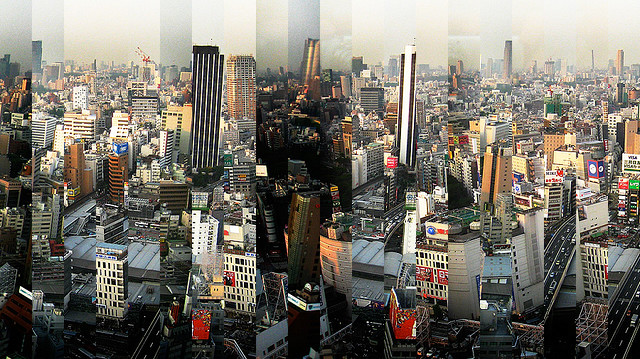
#> input picture tokyo-shredded.png, 640 x 359 px
$ python unshredder.py   (Python 2 division)
#> lines starting #> are read from the running program, lines starting #| are printed output that depends on the picture
#!/usr/bin/env python
# encoding: utf-8
"""
unshredder.py

Created by Arlo Carreon on 2011-11-14.
License: arlo.mit-license.org
"""

import sys
import os
import math
import Image

# ASSUMPTIONS -----
colWidth = 32
shredded_filename = 'tokyo-shredded.png'
unshredded_filename = 'unshredded.jpg'

# Image data
image = Image.open(shredded_filename)
#> image is the input picture: PIL image 640x359 RGBA; mean R, G, B, A 118.7, 114.3, 104.7, 255
data = image.getdata() # This gets pixel data
imgWidth,imgHeight = image.size
#> imgWidth = 640; imgHeight = 359

# Holding tank for correct order of shreds
# We always start with shred 1 in the tank
shred_ordered = [1]
# We need to know how many columns
total_shreds = imgWidth/colWidth
#> total_shreds = 20
# Here are the left over shreds
shreds_mixed = range(2,total_shreds+1)

# New image data
unshredded = Image.new("RGBA", image.size)
#> unshredded: PIL image 640x359 RGBA; every value is 0

# Access an arbitrary pixel. Data is stored as a 2d array where rows are
# sequential. Each element in the array is a RGBA tuple (red, green, blue,
# alpha).

def getPixelValue(x, y):
   pixel = data[y * imgWidth + x]
   return pixel

def getPixelColumnLine(x):
	# Create array that will hold column data
	colData = []
	# Iterate through all pixels
	y=0
	while y < imgHeight:
		colData.append(getPixelValue(x,y))
		y += 1
	# Return the collection
	return colData

def calculateDifference(x1,x2):
	from math import sqrt
	# Get our pixel column
	col1 = getPixelColumnLine(x1)
	col2 = getPixelColumnLine(x2)
	# start the diff calculation
	sum_sqrts = 0.0
	pixel = 0
	while pixel < imgHeight:
		sum_squared_differences = 0.0
		for channel in [0, 1, 2]:
	            pixel_one = col1[pixel][channel]
	            pixel_two = col2[pixel][channel]
	            diff_squared = (pixel_one-pixel_two)*(pixel_one-pixel_two)
	            sum_squared_differences += diff_squared
		sum_sqrts += sqrt(sum_squared_differences)
		pixel += 1
	# Return the avg difference in distance
	return sum_sqrts/imgHeight

def cropShred(shred):
	# calculate start and end points for crop of shredded image
	startXY = ((shred-1)*colWidth, 0)
	endXY = (shred*colWidth, imgHeight)
	# make the crop
	return image.crop((startXY[0], startXY[1], endXY[0], endXY[1]))

def placeShred(shredded_column, unshredded_column):
	# Calculate destination start point for unshredded column
	destinationXY = ((unshredded_column-1)*colWidth, 0)
	# Put the crop in it's place
	unshredded.paste(cropShred(shredded_column), destinationXY)

def saveUnshredded():
	unshredded.save(unshredded_filename, "JPEG")

def sortShreds():
	# Let's keep going till we're done
	# raising the minDiff level will ensure completion
	maxDiffLevel = 60
	while len(shreds_mixed) > 0:
		# Recursion time!
		# Add the shreds the match the right edge, of last shred in the pot, to the back
		matchShredOnRight( shred_ordered[len(shred_ordered)-1],maxDiffLevel )
		# Add the shreds the match the left edge, of last shred in the pot, to the back
		matchShredOnLeft( shred_ordered[0],maxDiffLevel )
		# We there yet?
		if(len(shreds_mixed) > 0):
			maxDiffLevel += 5
			print "Hmm, still some shreds left. Increasing maxDiff to: "+str(maxDiffLevel)
#> this loop made 16 passes
	print shred_ordered

def matchShredOnLeft(shredToMatch,maxDiff):
	# Get right most x coordinate
	lCol = (shredToMatch-1)*colWidth
	for shred in shreds_mixed:
		# Get left most x coordinate from unmatche shred
		rCol = shred*colWidth-1
		diff = calculateDifference(lCol,rCol)
		# check for a match
		if diff < maxDiff:
			# We have a match. Add this shred to back of ordered shreds and
			# find the right most partner again
			shred_ordered.insert(0,shred)
			shreds_mixed.remove(shred)
			print "Matched "+str(shred)+" <- "+str(shredToMatch)+": "+str(diff)+" diff"
			# Recursion
			matchShredOnLeft(shred,maxDiff)
			return
	# All done the ones to the left
	return


def matchShredOnRight(shredToMatch,maxDiff):
	# Get right most x coordinate
	rCol = shredToMatch*colWidth-1
	# iterate unused shreds
	for shred in shreds_mixed:
		# Get left most x coordinate from unmatche shred
		lCol = (shred-1)*colWidth
		diff = calculateDifference(lCol,rCol)
		# check for a match
		if diff < maxDiff:
			# We have a match. Add this shred to back of ordered shreds and
			# find the right most partner again
			shred_ordered.append(shred)
			shreds_mixed.remove(shred)
			print "Matched "+str(shredToMatch)+" -> "+str(shred)+": "+str(diff)+" diff"
			# Recursion
			matchShredOnRight(shred,maxDiff)
			return
	# All done the ones to the right
	return

def remakeUnshreddedImage():
	# Iterate through the ordered shreds and place them in new image
	for shred_index in range(1,len(shred_ordered)+1):
		placeShred( shred_ordered[shred_index-1], shred_index )
	# Now save final image
	saveUnshredded()
#> in saveUnshredded, `unshredded.save(unshredded_filename, "JPEG")`:
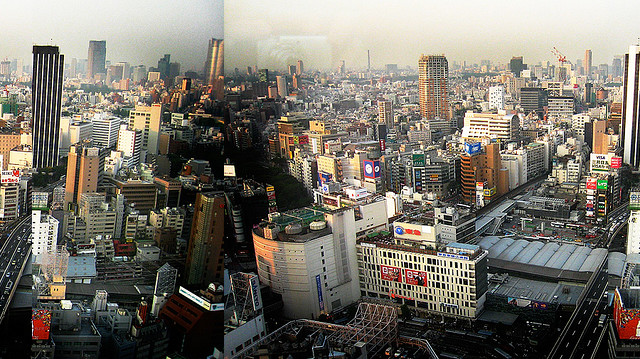
#> saved as unshredded.jpg: PIL image 640x359 RGBA; mean R, G, B, A 118.7, 114.3, 104.7, 255

def printColumnDiff(x1,x2):
	print str(x1)+" & "+str(x2)+" = "+str(calculateDifference(x1,x2))

sortShreds()
remakeUnshreddedImage()

# Testing Euclidean Distance for pixel column distance
# My diffs are still to close together with false positives
"""print "Testing Edge of Column 1R (31) with 2L (32)"
printColumnDiff(29,30)
printColumnDiff(30,31)
printColumnDiff(31,32)
printColumnDiff(32,33)
printColumnDiff(33,34)
print "Testing Edge of Column 2R (63) with 3L (64)"
printColumnDiff(61,62)
printColumnDiff(62,63)
printColumnDiff(63,64)
printColumnDiff(64,65)
printColumnDiff(65,66)
print "Testing Edge of Column 3R (95) with 4L (96)"
printColumnDiff(93,94)
printColumnDiff(94,95)
printColumnDiff(95,96)
printColumnDiff(96,97)
printColumnDiff(97,98)"""
